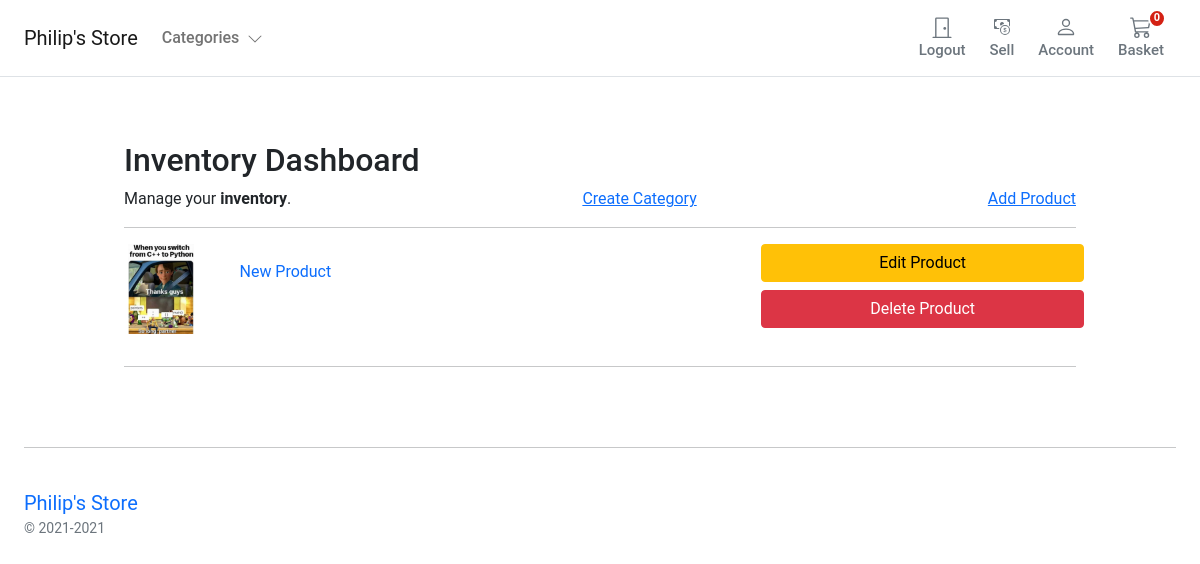
The page /inventory/ (signed in) on the database as committed earlier.
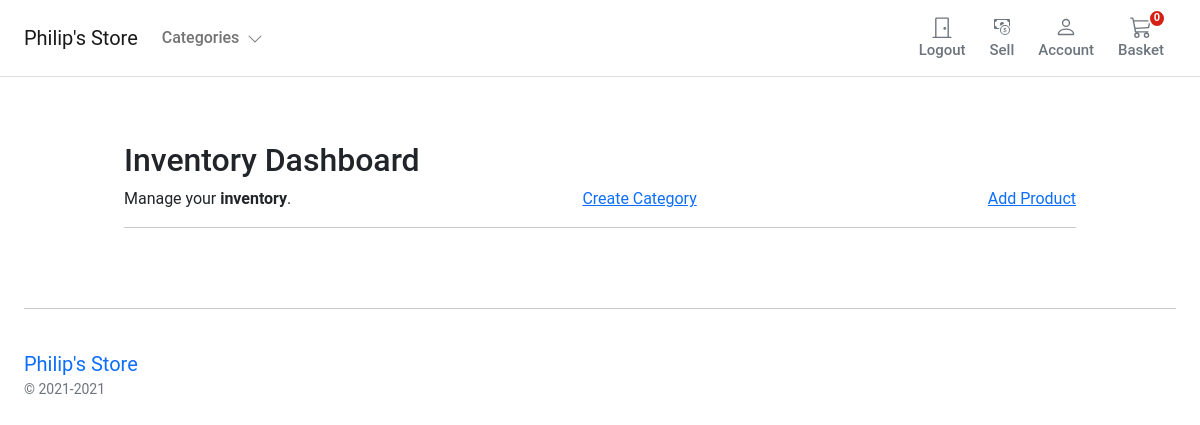
The same page on the database as committed later.
### store/models.py (models this page shows, shortened)
class Product(models.Model):
    category = models.ForeignKey(Category, on_delete=models.RESTRICT)
    title = models.CharField(
        verbose_name=_("title"),
        help_text=_("Required"),
        max_length=255,
    )
    description = models.TextField(verbose_name=_("description"), help_text=_("Not Required"), blank=True)
    slug = models.SlugField(max_length=255)
    regular_price = models.DecimalField(
        verbose_name=_("Regular price"),
        help_text=_("Maximum 999.99"),
        error_messages={
            "name": {
                "max_length": _("The price must be between 0 and 999.99."),
            },
        },
        max_digits=5,
        decimal_places=2,
    )
    discount_price = models.DecimalField(
        verbose_name=_("Discount price"),
        help_text=_("Maximum 999.99"),
        error_messages={
            "name": {
                "max_length": _("The price must be between 0 and 999.99."),
            },
        },
        max_digits=5,
        decimal_places=2,
    )
    is_active = models.BooleanField(
        verbose_name=_("Product visibility"),
        help_text=_("Change product visibility"),
        default=True,
    )
    is_on_sale = models.BooleanField(
        verbose_name=_("Discount State"),
        help_text=_("Change discount state"),
        default=False,
    )
    created_at = models.DateTimeField(_("Created at"), auto_now_add=True, editable=False)
    updated_at = models.DateTimeField(_("Updated at"), auto_now=True)
    class Meta:
        ordering = ("-created_at",)
        verbose_name = _("Product")
        verbose_name_plural = _("Products")
    def get_absolute_url(self):
        return reverse("store:product_detail", args=[self.slug])

class ProductImage(models.Model):
    product = models.ForeignKey(Product, on_delete=models.CASCADE, related_name="product_image")
    image = models.ImageField(
        verbose_name=_("image"),
        help_text=_("Upload a product image"),
        upload_to="images/",
        default="images/default.png",
    )
    alt_text = models.CharField(
        verbose_name=_("Alturnative text"),
        help_text=_("Please add alturnative text"),
        max_length=255,
        null=True,
        blank=True,
    )
    is_feature = models.BooleanField(default=False)
    created_at = models.DateTimeField(auto_now_add=True, editable=False)
    updated_at = models.DateTimeField(auto_now=True)
    class Meta:
        verbose_name = _("Product Image")
        verbose_name_plural = _("Product Images")

### inventory/views.py (the view)
# urls.py: path('', views.inventory_summary, name='inventory_summary'),
def inventory_summary(request):
    inventoryItems = InventoryItem.objects.filter(user=request.user.id)
    products = []
    for inventory in inventoryItems:
        products.append(inventory.product)
    return render(request, 'inventory/summary.html', {'products' : products})

### basket/basket.py (called while the page is built)
    def __len__(self):
        return sum(item['qty'] for item in self.basket.values())

### basket/context_processors.py (called while the page is built)
def basket(request):
    return {'basket': Basket(request)}

### store/context_processors.py (called while the page is built)
def categories(request):
    return {
        'categories' : Category.objects.filter(level=0)
    }

### store/models.py (called while the page is built)
    def get_absolute_url(self):
        return reverse("store:category_list", args=[self.slug])

### templates/inventory/summary.html
{% extends "../store/base.html" %} {% load static %} {% block title %}Inventory Summary{%endblock %} {% block content %}
<main class="pt-5">
  <div class="container" style="max-width: 1000px">
    <div class="col-12">
      <h1 class="h2">Inventory Dashboard</h1>
    </div>
    <div class="col-12 d-flex justify-content-between">
      <div>Manage your <b>inventory</b>.</div>
       <a href="{% url "inventory:category_add" %}">Create Category</a>
      <a href="{% url "inventory:inventory_add" %}">Add Product</a>
    </div>
    <hr />
  </div>
  <div class="container" style="max-width: 1000px">
    {% for product in products %}
    {% if product.is_active %}
    <div class="row g-3">
      <div class="col-md-5 col-lg-4 order-md-last p-0 order-3">
        <div class="d-grid gap-2 ">
          <a class="btn btn-warning" href="{% url 'inventory:inventory_edit' product.id %}" >Edit Product</a>
          <a class="btn btn-danger" href="{% url 'inventory:inventory_inactive' product.id %}" >Delete Product</a>
        </div>
      </div>
      <div class="col-md-7 col-lg-8 p-0">
        <div class="card mb-3 border-0">
          <div class="row g-0">
            <div class="col-md-2 d-none d-md-block">
              {% for image in product.product_image.all%}
              {% if image.is_feature%}
                <img class="img-fluid" style="width:90px" src="{{ image.image.url }}" alt="{{ image.image.alt_text}}">
              {% endif %}
            {% endfor %}
            </div>
            <div class="col-md-10">
              <div class="card-body ">
                <a class="text-decoration-none" href="{{ product.get_absolute_url }}">
                  <p class="card-text large">{{product.title|title}}</p>
                </a>
              </div>
            </div>
          </div>
        </div>
      </div>
    </div>
    <hr />
    {% endif %}
    {% endfor %}
  </div>
</main>
{% endblock %}

Rows that differ between the two databases and show on the page:
no longer on this page (row edited): Product: title "New Product"
no longer on this page (row unchanged): ProductImage: image (picture)
